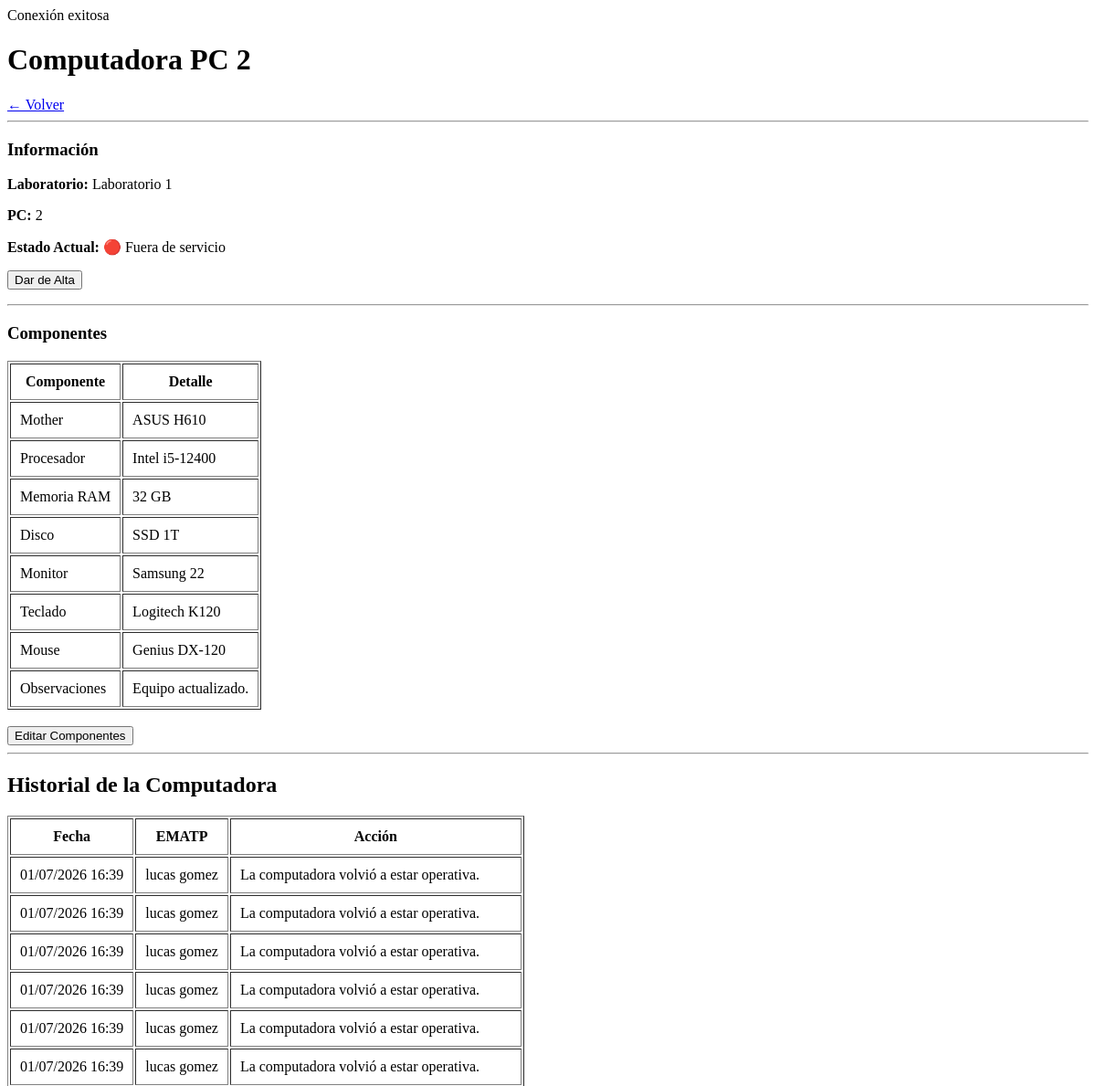
Page /ematp/ver_computadora.php?id=2 (signed in, upper part) on the earlier database version.
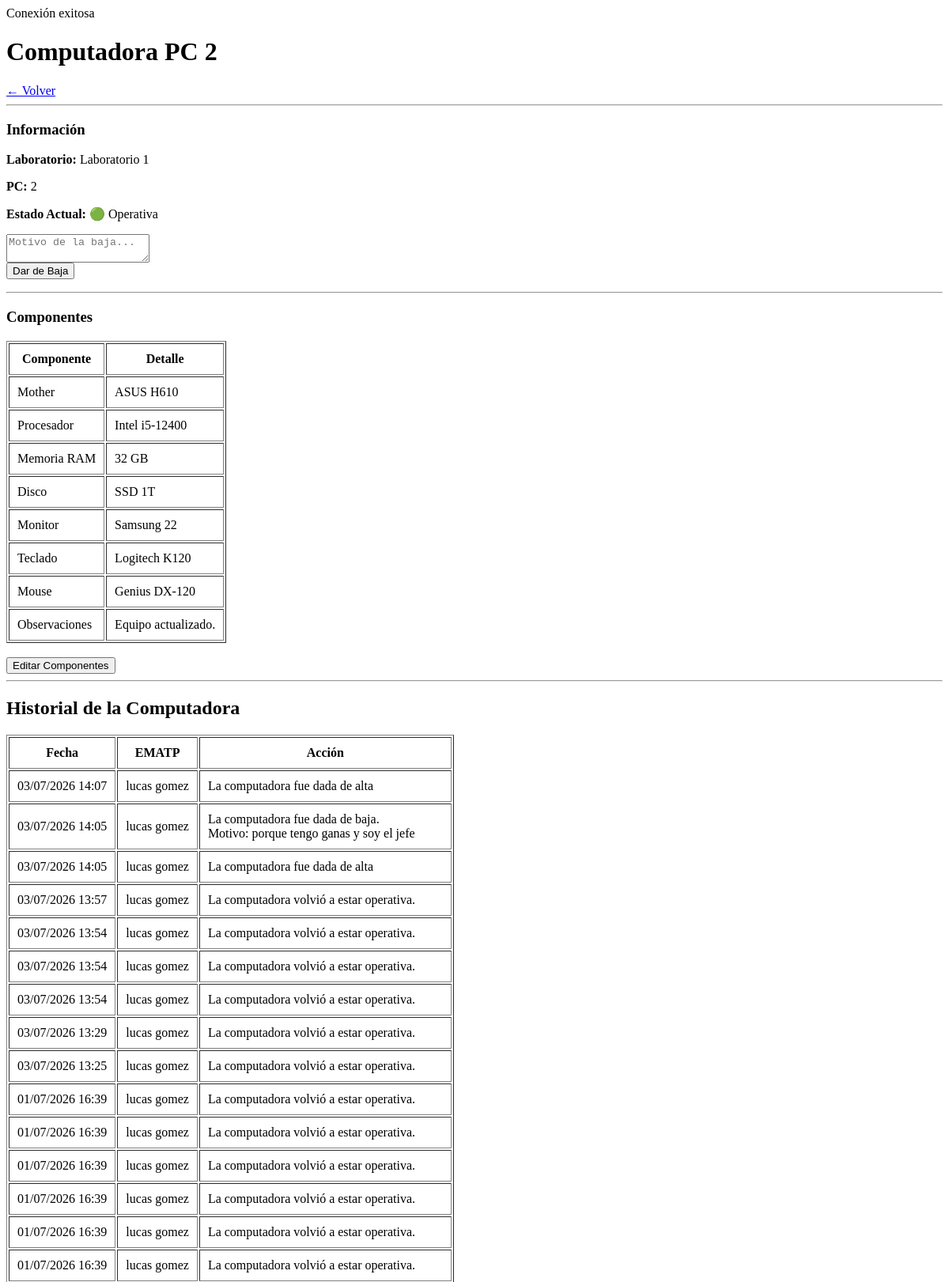
Same page on the later database version.
### tables this page shows
CREATE TABLE `historial_computadoras` (
  `id_historial` int(11) NOT NULL,
  `id_computadora` int(11) NOT NULL,
  `id_usuario` int(11) NOT NULL,
  `accion` varchar(255) NOT NULL,
  `fecha` datetime NOT NULL DEFAULT current_timestamp()
);

CREATE TABLE `usuarios` (
  `id_usuario` int(11) NOT NULL,
  `nombre` varchar(50) NOT NULL,
  `apellido` varchar(50) NOT NULL,
  `email` varchar(100) NOT NULL,
  `contrasena` varchar(255) NOT NULL,
  `id_rol` int(11) NOT NULL
);

### ematp/ver_computadora.php (the view, shortened to what this page needs)
<?php
include("../conexion/conexion.php");
$id = $_GET["id"];
$sql = "SELECT
            computadoras.*,
            laboratorios.nombre AS laboratorio
        FROM computadoras
        INNER JOIN laboratorios
            ON computadoras.id_laboratorio = laboratorios.id_laboratorio
        WHERE computadoras.id_computadora = '$id'";
$resultado = mysqli_query($conexion, $sql);
$pc = mysqli_fetch_assoc($resultado);
$sqlComponentes = "SELECT *
                   FROM componentes
                   WHERE id_computadora = '$id'";
$resultadoComponentes = mysqli_query($conexion, $sqlComponentes);
$componentes = mysqli_fetch_assoc($resultadoComponentes);
$sqlHistorial = "SELECT
                    historial_computadoras.*,
                    usuarios.nombre,
                    usuarios.apellido
                FROM historial_computadoras
                INNER JOIN usuarios
                ON historial_computadoras.id_usuario = usuarios.id_usuario
                WHERE id_computadora='$id'
                ORDER BY fecha DESC";
$historial = mysqli_query($conexion,$sqlHistorial);
?>
<!DOCTYPE html>
<html lang="es">
<head>
</head>
<body>
<h1>Computadora PC <?php echo $pc["numero_pc"]; ?></h1>
<a href="computadoras.php?laboratorio=<?php echo $pc["id_laboratorio"]; ?>">
← Volver
</a>
<hr>
<h3>Información</h3>
<p><strong>Laboratorio:</strong> <?php echo $pc["laboratorio"]; ?></p>
<p><strong>PC:</strong> <?php echo $pc["numero_pc"]; ?></p>
<p><strong>Estado Actual:</strong>
<?php echo ($pc["estado"] == "Alta") ? "🟢 Operativa" : "🔴 Fuera de servicio"; ?>
</p>
<?php if ($pc["estado"] == "Alta") { ?>
    <form action="cambiar_estado.php" method="POST">
        <textarea name="motivo" required placeholder="Motivo de la baja..."></textarea><br>
        <button type="submit">Dar de Baja</button>
    </form>
<?php } else { ?>
    <form action="cambiar_estado.php" method="POST">
        <button type="submit">Dar de Alta</button>
    </form>
<?php } ?>
<hr>
<h3>Componentes</h3>
<table border="1" cellpadding="10">
<tr>
    <th>Componente</th>
    <th>Detalle</th>
</tr>
<tr>
    <td>Mother</td>
    <td><?php echo $componentes["mother"]; ?></td>
</tr>
<tr>
    <td>Procesador</td>
    <td><?php echo $componentes["procesador"]; ?></td>
</tr>
<tr>
    <td>Memoria RAM</td>
    <td><?php echo $componentes["memoria_ram"]; ?></td>
</tr>
<tr>
    <td>Disco</td>
    <td><?php echo $componentes["disco"]; ?></td>
</tr>
<tr>
    <td>Monitor</td>
    <td><?php echo $componentes["monitor"]; ?></td>
</tr>
<tr>
    <td>Teclado</td>
    <td><?php echo $componentes["teclado"]; ?></td>
</tr>
<tr>
    <td>Mouse</td>
    <td><?php echo $componentes["mouse"]; ?></td>
</tr>
<tr>
    <td>Observaciones</td>
    <td><?php echo $componentes["observaciones"]; ?></td>
</tr>
</table>
<br>
<a href="editar_componentes.php?id=<?php echo $pc["id_computadora"]; ?>">
<button>Editar Componentes</button>
</a>
<hr>
<h2>Historial de la Computadora</h2>
<table border="1" cellpadding="10">
<tr>
<th>Fecha</th>
<th>EMATP</th>
<th>Acción</th>
</tr>
<?php while($fila=mysqli_fetch_assoc($historial)){ ?>
<tr>
<td>
<?php echo date("d/m/Y H:i",strtotime($fila["fecha"])); ?>
</td>
<td>
<?php echo $fila["nombre"]." ".$fila["apellido"]; ?>
</td>
<td>
<?php echo nl2br($fila["accion"]); ?>
</td>
</tr>
<?php } ?>
</table>
</body>
</html>

Differences in the rows shown:
changed computadoras "Laboratorio 1": estado empty → "Alta" (drawn)
added historial_computadoras: fecha "03/07/2026 14:07", id_usuario.nombre "lucas", id_usuario.apellido "gomez", accion "La computadora fue dada de alta"
added historial_computadoras: fecha "03/07/2026 14:05", id_usuario.nombre "lucas", id_usuario.apellido "gomez", accion "La computadora fue dada de baja. Motivo: porque tengo ganas y soy el jefe"
added historial_computadoras: fecha "03/07/2026 14:05", id_usuario.nombre "lucas", id_usuario.apellido "gomez", accion "La computadora fue dada de alta"
added historial_computadoras: fecha "03/07/2026 13:57", id_usuario.nombre "lucas", id_usuario.apellido "gomez", accion "La computadora volvió a estar operativa."
added historial_computadoras: fecha "03/07/2026 13:54", id_usuario.nombre "lucas", id_usuario.apellido "gomez", accion "La computadora volvió a estar operativa."
added historial_computadoras: fecha "03/07/2026 13:54", id_usuario.nombre "lucas", id_usuario.apellido "gomez", accion "La computadora volvió a estar operativa."
added historial_computadoras: fecha "03/07/2026 13:54", id_usuario.nombre "lucas", id_usuario.apellido "gomez", accion "La computadora volvió a estar operativa."
added historial_computadoras: fecha "03/07/2026 13:29", id_usuario.nombre "lucas", id_usuario.apellido "gomez", accion "La computadora volvió a estar operativa."
added historial_computadoras: fecha "03/07/2026 13:25", id_usuario.nombre "lucas", id_usuario.apellido "gomez", accion "La computadora volvió a estar operativa."
Other differences:
text no longer shown: "🔴 Fuera de servicio Dar de Alta"
text now shown: "🟢 Operativa Dar de Baja"
